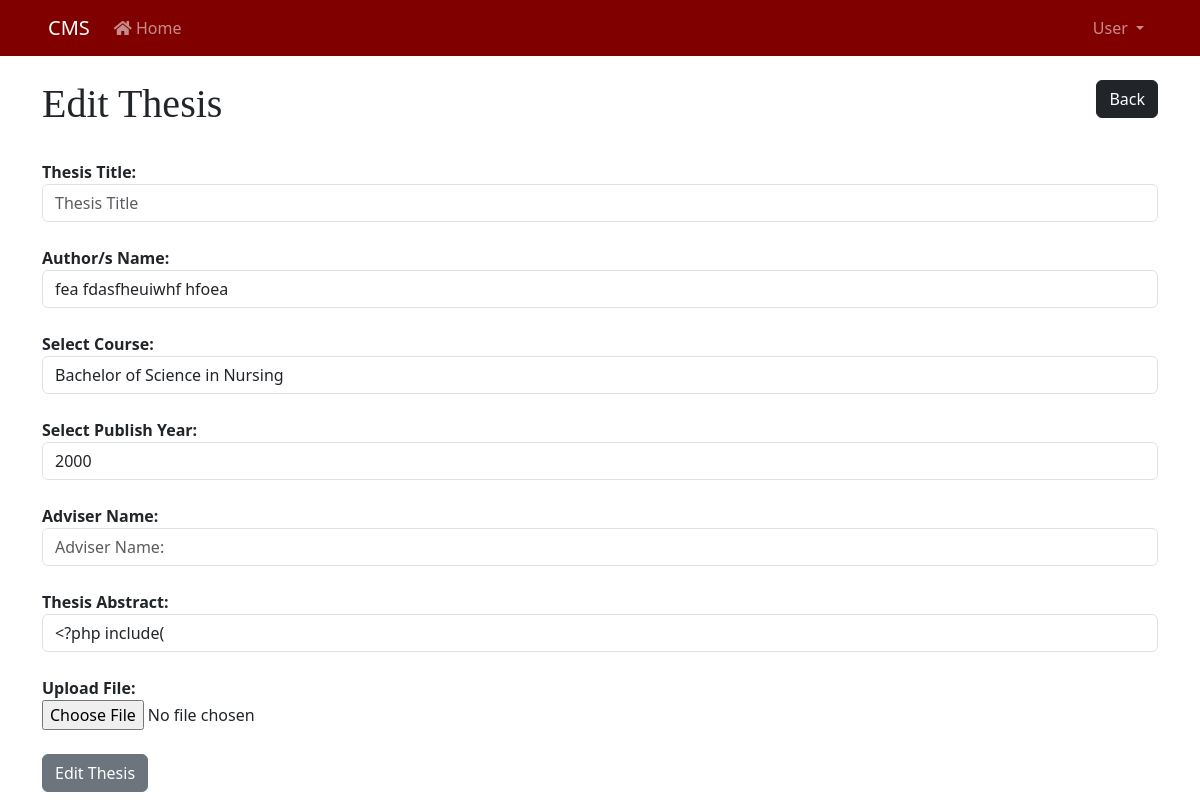
Screenshot of /edit.php?id=24 with the database file from the repository.
### tables this page shows
CREATE TABLE `thesis` (
  `id` int(11) NOT NULL,
  `title` varchar(255) NOT NULL,
  `author` varchar(128) NOT NULL,
  `course` varchar(128) NOT NULL,
  `year` year(4) NOT NULL,
  `adviser` varchar(128) NOT NULL,
  `abstract` text NOT NULL,
  `file` text NOT NULL,
  `upload_date` date NOT NULL DEFAULT current_timestamp()
);

### edit.php (the view, shortened to what this page needs)
<!DOCTYPE html>
<html lang="en">
<head>
    <link rel="stylesheet" href="https://cdn.jsdelivr.net/npm/bootstrap@5.3.2/dist/css/bootstrap.min.css">
</head>
<body>
    <div class="container">
        <header class = "d-flex justify-content-between my-4">
            <h1 class = "top" >Edit Thesis</h1>
            <div>
                <a href="index.php" class = "btn btn-dark">Back</a>
            </div>
        </header>
        <?php
        if(isset($_GET["id"])){
            $id = $_GET["id"];
            include("includes/connect.php");
            $sql = "SELECT * FROM thesis WHERE id = $id";
            $result = mysqli_query($conn, $sql);
            $row = mysqli_fetch_array($result);
            ?>
            <form action="process.php" method="post">
            <div class="from-element my-4">
                <label for="title"><b>Thesis Title:</b></label>
                <input type="text" class = "form-control" name = "title" value = "<?php echo $row["title"];?>" placeholder = "Thesis Title" >
            </div>
            <div class="from-element my-4">
                <label for="author"><b>Author/s Name:</b></label>
                <input type="text" class = "form-control" name = "author" value = "<?php echo $row["author"];?>" placeholder = "Author/s Name" >
            </div>
            <div class="from-element my-4">
                <label for="course"><b>Select Course:</b></label>
                <select name = "course" class = "form-control">
                    <option value="Bachelor of Science in Nursing"
                    <?php if($row['course']=="Bachelor of Science in Nursing"){echo "selected";}
                    ?>>Bachelor of Science in Nursing</option>
                </select>
            </div>
            <div class="from-element my-4">
                <label for="year"><b>Select Publish Year:</b></label>
                <select name = "year" class = "form-control">
                <?php
                    for ($year = 2000; $year <= 2024; $year++) {
                        echo "<option value='$year'>$year</option>";
                    }
                    ?>
                </select>
            </div>
            <div class="from-element my-4">
                <label for="adviser"><b>Adviser Name:</b></label>
                <input type="text" class = "form-control" name = "adviser" value = "<?php echo $row["adviser"];?>" placeholder = "Adviser Name:" >
            </div>
            <div class="from-element my-4">
                <label for="abstract"><b>Thesis Abstract:</b></label>
                <input type="text" class = "form-control" name = "abstract" value = "<?php echo $row["abstract"];?>" placeholder = "Thesis Abstract:" >
            </div>
            <div class="from-element my-4">
                <label for="file"><b>Upload File:</b></label><br>
                <input type="file" class = "" name = "file" value = "<?php echo $row["file"];?>" >
            </div>
            <div class="form-element">
                <input type="submit" class="btn btn-secondary" name = "edit" value = "Edit Thesis">
            </div>
        </form>
        <?php
        }
        ?>
    </div>
</body>
</html>

### edit.php (style rules this page uses)
.top { font-family: fantasy; }

### rows the page displays
thesis: author "fea fdasfheuiwhf hfoea", course "Bachelor of Science in Nursing", abstract "<?php include("

### other values shown
form field year "2000"
